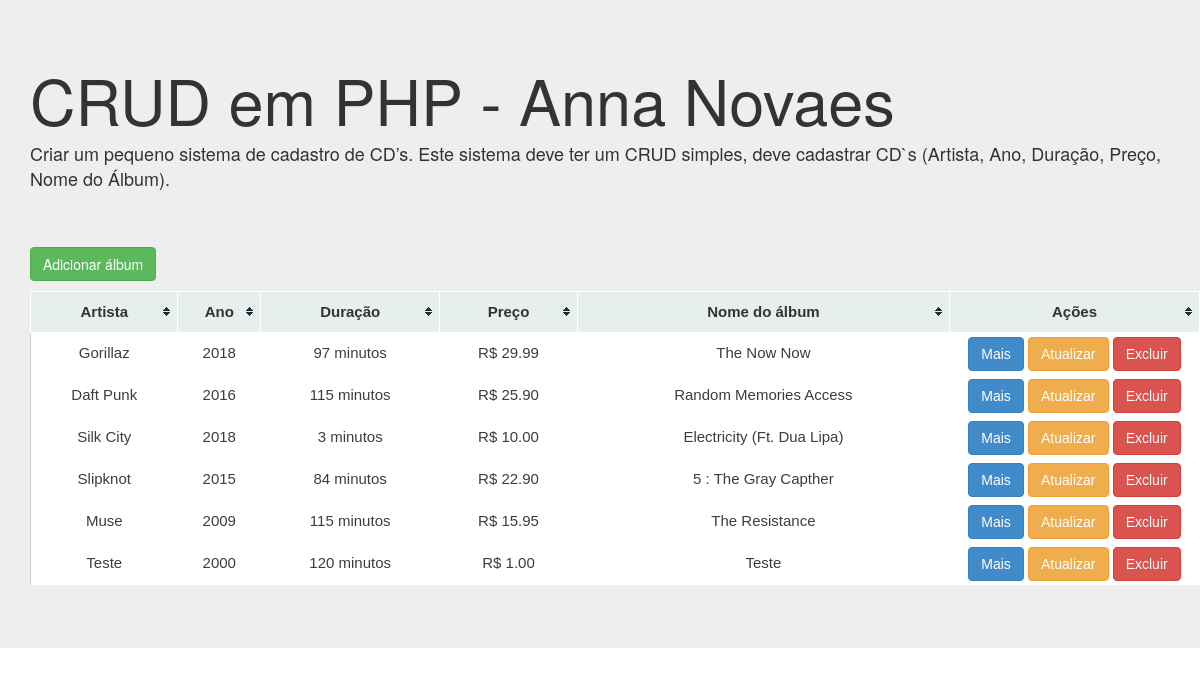
The page / on the database its author committed.
### tables this page shows
CREATE TABLE IF NOT EXISTS `cd` (
  `id` int(11) NOT NULL,
  `artista` varchar(100) NOT NULL,
  `ano` int(4) NOT NULL,
  `duracao` int(5) NOT NULL,
  `preco` double(5,2) NOT NULL,
  `nome` varchar(100) NOT NULL
);

### php/listagem.php (the view, shortened to what this page needs)
<?php
	$pdo = Banco::conectar();
	$result = $pdo->query("SELECT * FROM cd");
	while($row = $result->fetch(PDO::FETCH_OBJ))
	{
		echo '<tr>';
		echo '<td>'. $row->artista . '</td>';
		echo '<td>'. $row->ano . '</td>';
		echo '<td>'. $row->duracao . ' minutos </td>';
		echo '<td> R$ '. $row->preco . '</td>';
		echo '<td>'. $row->nome . '</td>';
		echo '<td width=250>';
		echo '<a class="btn btn-primary" href="paginadetalhes.php?id='.$row->id.'">Mais</a>';
		echo '<a class="btn btn-warning" href="paginaedicao.php?id='.$row->id.'">Atualizar</a>';
		echo '<a class="btn btn-danger" href="paginaexclusao.php?id='.$row->id.'">Excluir</a>';
		echo '</td>';
		echo '<tr>';
	}
?>

### index.php (shortened to what this page needs)
<!DOCTYPE html>
<html lang="pt-br">
    <head>
        <link href="css/bootstrap.min.css" rel="stylesheet">
		<link href="css/style.css" rel="stylesheet">
		<link rel="stylesheet" href="css/blue/estilotabela.css">
    </head>
    <body>
        <div class="jumbotron">
        <div class="container">
            <div class="row">
                <h1> CRUD em PHP - Anna Novaes</h1>
				<p class="texto"> Criar um pequeno sistema de cadastro de CD’s. Este sistema deve ter um CRUD simples, deve cadastrar CD`s (Artista, Ano, Duração, Preço, Nome do Álbum). </p>
            </div>
            <div class="row">
                <p>
                    <a href="paginacadastro.php" class="btn btn-success">Adicionar álbum</a>
                </p>
                <table class="tablesorter">
                    <thead class="fonte">
                        <tr>
							<th>Artista</th>
                            <th>Ano</th>
                            <th>Duração</th>
                            <th>Preço</th>
                            <th>Nome do álbum</th>
                            <th>Ações</th>
                        </tr>
                    </thead>
                    <tbody class="fonte">
                        <?php
							include("/php/listagem.php");
                        ?>
                    </tbody>
                </table>
            </div>
        </div>
        </div>
    </body>
</html>

### css/style.css (style rules this page uses)
table { text-align: center; }
th { text-align: center; }
.texto { font-size: 18px; line-height: 2px; }

### css/blue/estilotabela.css (style rules this page uses)
table.tablesorter { font-family:arial; background-color: #CDCDCD; margin:10px 0pt 15px; font-size: 15px; width: 100%; }
table.tablesorter thead tr th, table.tablesorter tfoot tr th { background-color: #e6EEEE; border: 1px solid #FFF; padding: 4px; }
table.tablesorter thead tr .header { background-image: url(bg.gif); background-repeat: no-repeat; background-position: center right; cursor: pointer; }
table.tablesorter tbody td { color: #3D3D3D; padding: 4px; background-color: #FFF; vertical-align: top; }
.fonte { font-size: 15px; text-align: center; }

### rows shown on the page
cd: artista "Gorillaz", ano "2018", duracao "97", preco "29.99", nome "The Now Now"
cd: artista "Daft Punk", ano "2016", duracao "115", preco "25.90", nome "Random Memories Access"
cd: artista "Silk City", ano "2018", duracao "3", preco "10.00", nome "Electricity (Ft. Dua Lipa)"
cd: artista "Slipknot", ano "2015", duracao "84", preco "22.90", nome "5 : The Gray Capther"
cd: artista "Muse", ano "2009", duracao "115", preco "15.95", nome "The Resistance"
cd: artista "Teste", ano "2000", duracao "120", preco "1.00", nome "Teste"
